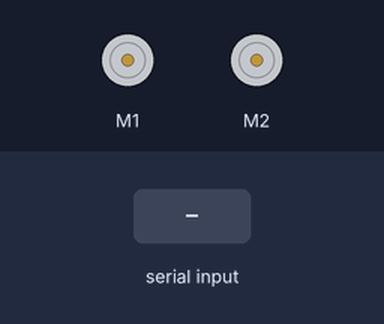
Bench run of a sketch on a simulated Arduino Uno, built with avr-gcc and run on an emulated ATmega328P. Parts: 2 × DC motor (green arrow = forward, orange = backward, longer = faster). The inputs (shaded band) are chosen by the test bench.

Above: at 1.2 s.
1.3 s: byte 30 received over Serial
At 2.5 s:
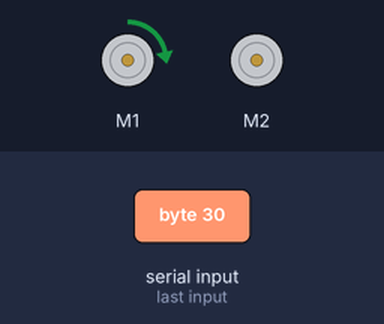
2.8 s: byte 90 received over Serial
At 3.6 s:
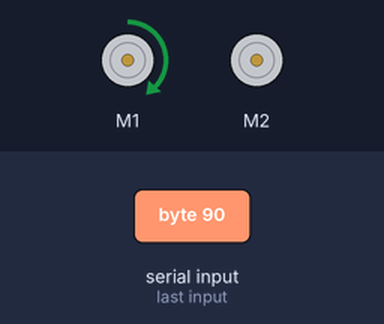
4.3 s: byte 120 received over Serial
At 4.8 s:
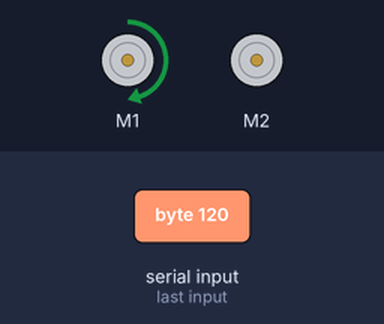
Timing chart, 0 to 7.3 s (numbered marks = the images above; inputs shaded):
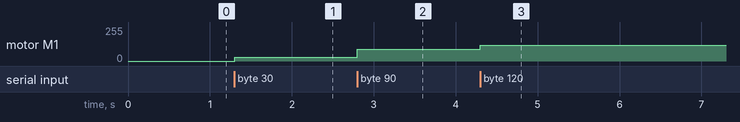

Measured:
- after the input at 1.3 s, motor M1: stopped → forward 30/255 at once
- after the input at 2.8 s, motor M1: forward 30/255 → forward 90/255 at once
- after the input at 4.3 s, motor M1: forward 90/255 → forward 120/255 at once

The sketch:

Arduino.ino
```cpp
#include <AFMotor.h>
AF_DCMotor motor1(1);
AF_DCMotor motor2(2);

int i;
int motors[] = {0, 0, 0, 0};
int motorNumber = 0;
bool isCommandDetected = false;

void motorsRelease() {
  motor1.run(RELEASE);
  motor2.run(RELEASE);
}

void motorsForward() {
  motor1.run(FORWARD);
  motor2.run(FORWARD);
}

void motorsBackward() {
  motor1.run(BACKWARD);
  motor2.run(BACKWARD);
}

void motorsLeft() {
  motor1.run(BACKWARD);
  motor2.run(FORWARD);
}

void motorsRight() {
  motor1.run(FORWARD);
  motor2.run(BACKWARD);
}

void motorsSpeed(int motor1Speed, int motor2Speed) {
  motor1.setSpeed(motor1Speed);
  motor2.setSpeed(motor2Speed);
}

void setup() {
  Serial.begin(9600);
  // turn on motor
  motorsSpeed(100, 100);
  motorsRelease();
}

void loop() {
  if (Serial.available()>0) {
    isCommandDetected = true;
    int data = Serial.read();
    if (motorNumber < 2) {
      motors[motorNumber] = data;
      motorNumber++;
    }
    else {
      if(motorNumber == 3)
      {
        motors[3] = data;
      }
      else{
        motors[2] = data;
        motorNumber++;
      }
    }
  } else {
    if (isCommandDetected) {
      isCommandDetected = false;
      motorNumber = 0;
    }
  }

  if (motors[0] == 0 && motors[1] == 0 && motors[2] == 1 && motors[3] == 1) {
    motorsRelease();
  } else {
    if(motors[2] == 1)
    {
      motorsLeft();
      motorsSpeed(motors[0], motors[1]);
    }
    else
    {
      if(motors[3] == 1)
      {
        motorsRight();
        motorsSpeed(motors[0], motors[1]);
      }
      else
      {
        motorsForward();
        motorsSpeed(motors[0], motors[1]);
      }
    }
  }
//  delay(10);
}
```
